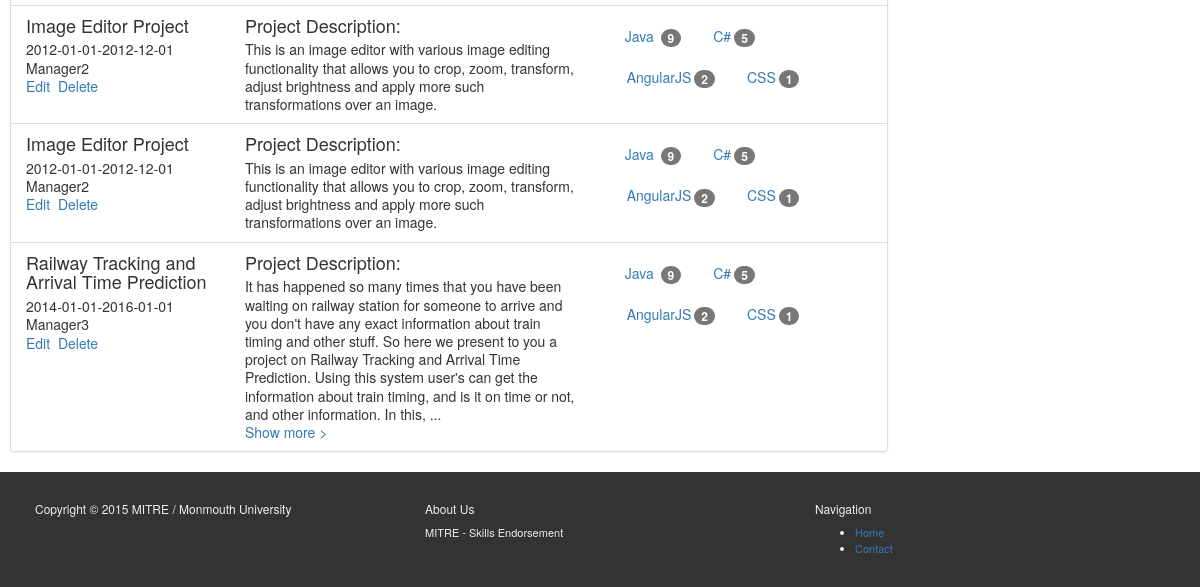
Before: /manage_project.php (lower part) with the older database file.
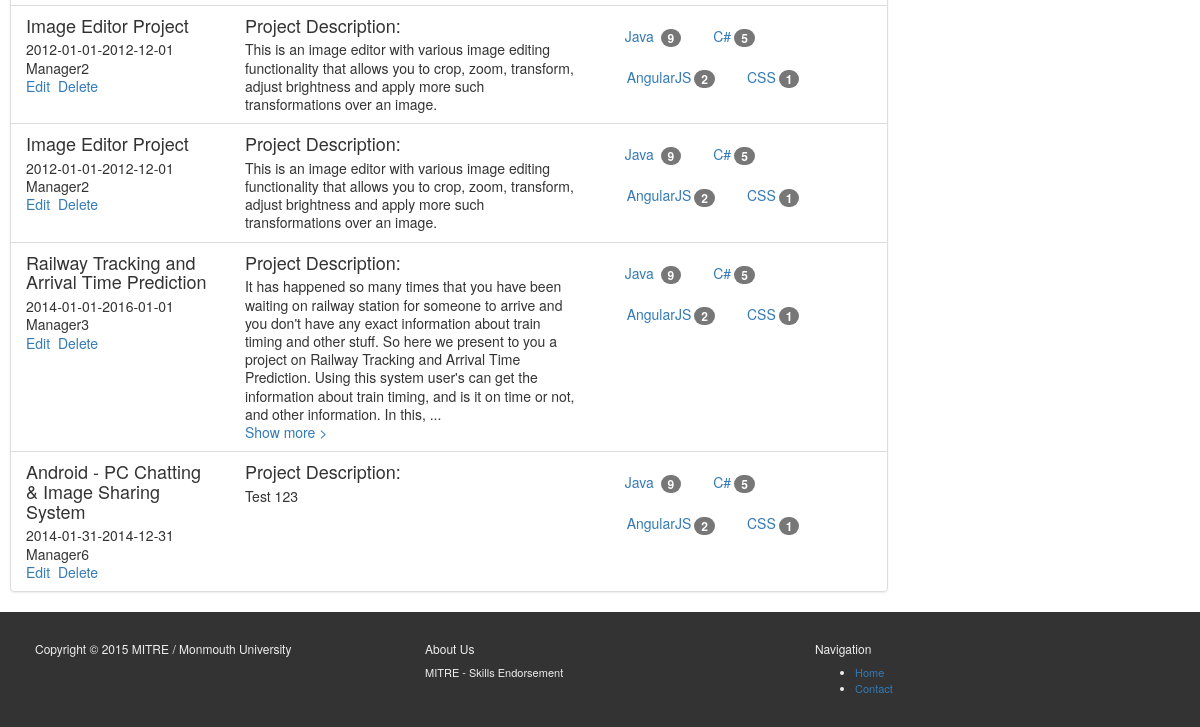
After: the same page with the newer database file.
### tables this page shows
CREATE TABLE `projects` (
  `project_id` int(11) unsigned NOT NULL AUTO_INCREMENT,
  `user_id` int(11) DEFAULT NULL,
  `project_name` varchar(50) DEFAULT NULL,
  `project_desc` varchar(5000) DEFAULT NULL,
  `start_date` date DEFAULT NULL,
  `end_date` date DEFAULT NULL,
  `manager_user_id` int(11) DEFAULT NULL,
  `approved` char(1) DEFAULT 'N',
  PRIMARY KEY (`project_id`)
);

### manage_project.php (the view, shortened to what this page needs)
<!DOCTYPE html>
<html lang="en">
	<head>
		<link rel="stylesheet" href="https://maxcdn.bootstrapcdn.com/bootstrap/3.3.6/css/bootstrap.min.css">
		<link rel="stylesheet" href="https://maxcdn.bootstrapcdn.com/bootstrap/3.3.6/css/bootstrap-theme.min.css">
		<link href="user/includes/stylesmain.css" rel="stylesheet">
	</head>
<body>
<div class="container-fluid">
    <div class="row">
	<div class="col-md-9" role="main" style="background-color: #ffffff">
				<div class="row">
					<div class="col-md-12" style="background-color: #ffffff">
						<div class="bs-example" data-example-id="list-group-custom-content">
							<div class="list-group">
									<?php
										$dbc = @mysqli_connect('localhost', 'root', '', 'test')
												or die ("cannot connect to DB".mysqli_connect_error());
										$q = "SELECT project_id, user_id, project_name, project_desc, start_date, end_date,
											  manager_user_id, approved FROM projects";
										$r = mysqli_query($dbc, $q);
										while($row = mysqli_fetch_array($r)){
											echo('<div class="list-group-item">');
											echo('<div class="row">');
											echo('<div class="col-md-3" style="background-color: #ffffff"> ');
											echo('<h4 class="list-group-item-heading">'.$row['project_name'].'</h4>');
											echo('<p class="list-group-item-text">'.$row['start_date'].'-'.$row['end_date'].'</p>');
											echo('<p class="list-group-item-text"> Manager'.$row['manager_user_id'].'</p>');
											echo('<p class="list-group-item-text"><a href="/editProject.php">Edit</a>&nbsp&nbsp');
											echo('<a href="/deleteProject.php">Delete</a></p>');
											echo('</div>');
											echo('<div class="col-md-5" style="background-color: #ffffff">');
											echo('<h4 class="list-group-item-heading">Project Description:</h4>');
											echo('<p class="list-group-item-text">');
											echo('<span class="more">'.$row['project_desc'].'</span>');
											echo('</p>');
											echo('</div>');
											echo('<div class="col-md-4" style="background-color: #ffffff">');
											echo('<ul class="nav nav-pills" role="tablist">');
											echo('<li role="presentation"><a href="#">Java <span class="badge">9</span></a></li>');
											echo('<li role="presentation"><a href="#">C#<span class="badge">5</span></a></li>');
											echo('<li role="presentation"><a href="#">AngularJS<span class="badge">2</span></a></li>');
											echo('<li role="presentation"><a href="#">CSS<span class="badge">1</span></a></li> ');
											echo('</ul>');
											echo('</div>');
											echo('</div>');
											echo('</div>');
										}
									?>
							</div>
						</div>
					</div>
				</div>
        </div>
    </div>
</div>
<footer>
    <div class="container">
        <div class="row">
            <div class="col-sm-4">
                <h6>Copyright © 2015 MITRE / Monmouth University</h6>
            </div>
            <div class="col-sm-4">
                <h6>About Us</h6>
                <p>MITRE - Skills Endorsement</p>
            </div>
            <div class="col-sm-4">
                <h6>Navigation</h6>
                <ul class="unstyled">
                    <li><a href="#">Home</a></li>
                    <li><a href="#">Contact</a></li>
                </ul>
            </div>
        </div>
    </div>
</footer>
</body>
</html>

Changed rows visible on the page:
added projects: project_name "Android - PC Chatting & Image Sharing System", start_date "2014-01-31", end_date "2014-12-31", manager_user "6", project_desc "Test 123"
